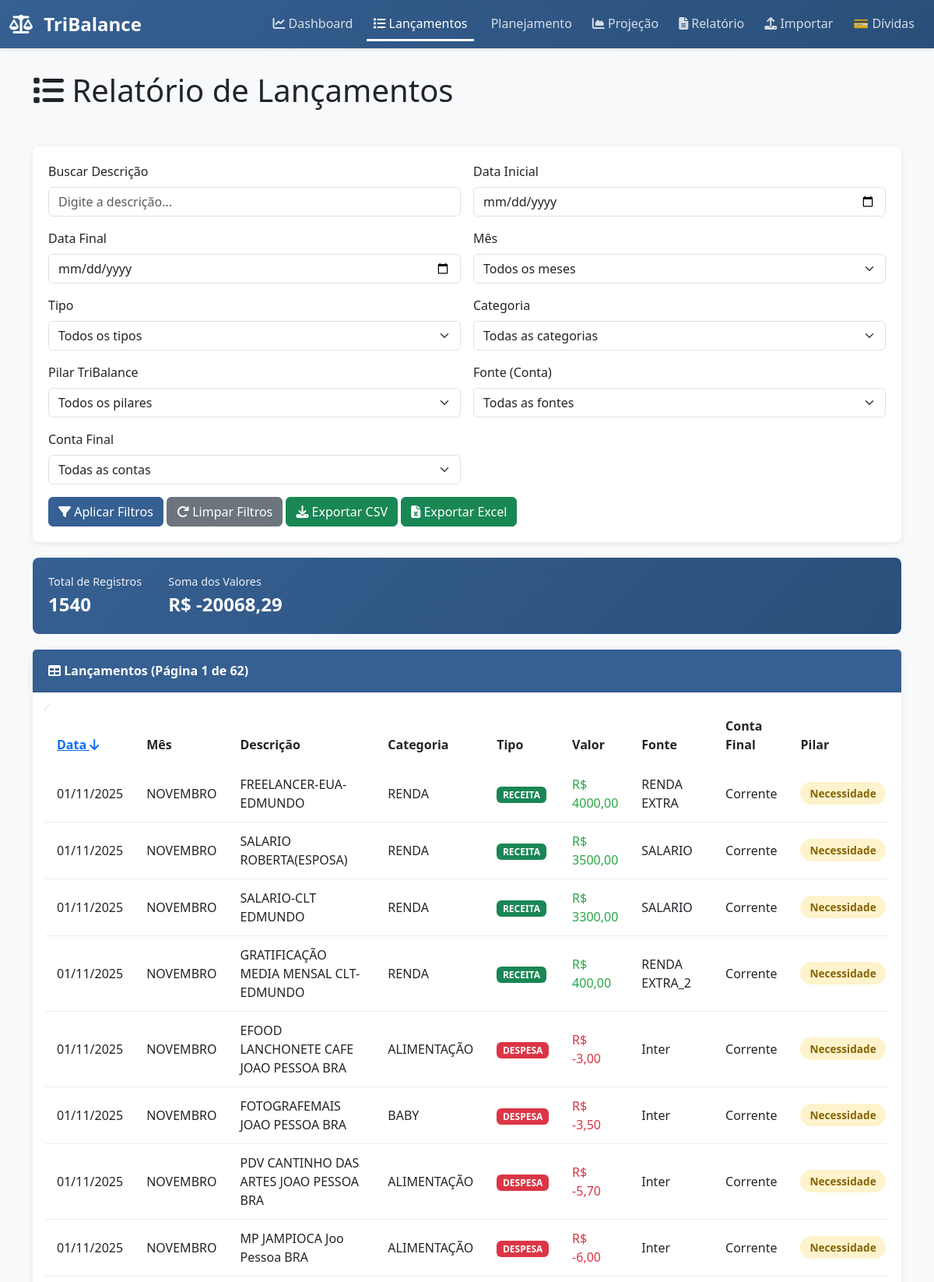
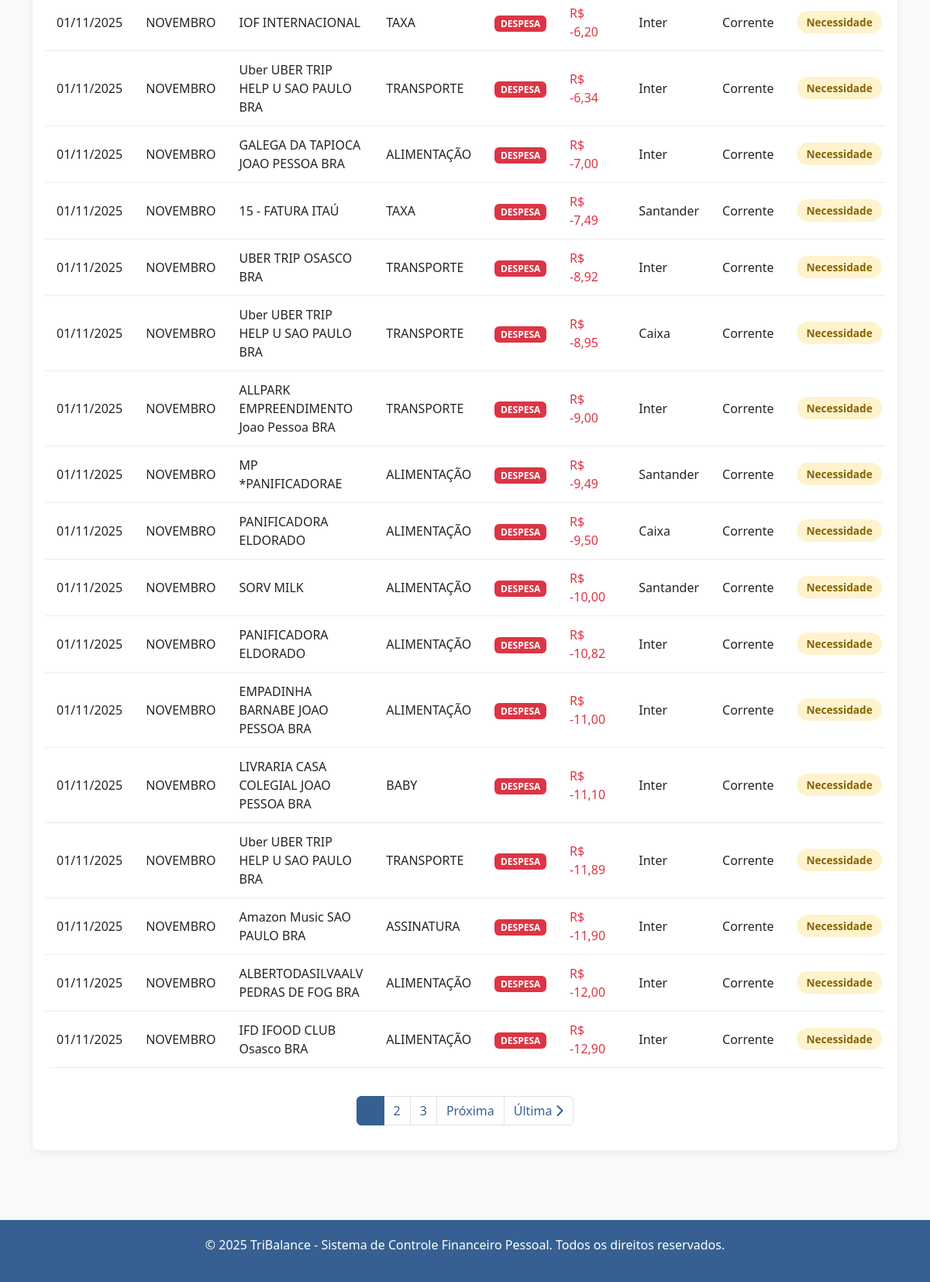
The app's page /lancamentos/ with its own data (2 pictures, top to bottom).
### financeiro/models.py (models this page shows, shortened)
class Lancamento(models.Model):
    TIPO_CHOICES = [ # <-- REVERTIDO para o original
        ('RECEITA', 'Receita'),
        ('DESPESA', 'Despesa'),
        ('CRÉDITO', 'Crédito'),
        ('DÉBITO', 'Débito'),
    ]
    PILAR_CHOICES = [
        ('NECESSIDADE', 'Necessidade'),
        ('CONFORTO & EXPERIÊNCIA', 'Conforto & Experiência'),
        ('CRESCIMENTO & LIBERDADE', 'Crescimento & Liberdade'),
    ]
    MES_CHOICES = [
        ('JANEIRO', 'Janeiro'),
        ('FEVEREIRO', 'Fevereiro'),
        ('MARÇO', 'Março'),
        ('ABRIL', 'Abril'),
        ('MAIO', 'Maio'),
        ('JUNHO', 'Junho'),
        ('JULHO', 'Julho'),
        ('AGOSTO', 'Agosto'),
        ('SETEMBRO', 'Setembro'),
        ('OUTUBRO', 'Outubro'),
        ('NOVEMBRO', 'Novembro'),
        ('DEZEMBRO', 'Dezembro'),
    ]
    id = models.AutoField(primary_key=True)
    data = models.DateField(help_text="Data do lançamento (YYYY-MM-DD)")
    mes = models.CharField(max_length=15, choices=MES_CHOICES, help_text="Mês de referência") # <-- GARANTA QUE ESTA LINHA ESTÁ CORRETA
    lancamento = models.CharField(max_length=255, help_text="Descrição da transação") # <-- GARANTA QUE ESTA LINHA ESTÁ CORRETA
    categoria = models.CharField(max_length=100, help_text="Categoria original")
    tipo = models.CharField(max_length=50, choices=TIPO_CHOICES, help_text="Tipo de transação")
    valor = models.DecimalField(
        max_digits=12,
        decimal_places=2,
        help_text="Valor monetário (positivo ou negativo)"
    )
    fonte = models.CharField(max_length=100, help_text="Conta de origem (ex: Santander, Nubank)")
    conta_final = models.CharField(max_length=50, help_text="Conta de destino (ex: Carteira, Poupança)")
    pilar_tribalance = models.CharField(
        max_length=50,
        choices=PILAR_CHOICES,
        help_text="Pilar em que o lançamento se enquadra"
    )
    criado_em = models.DateTimeField(auto_now_add=True)
    atualizado_em = models.DateTimeField(auto_now=True)
    class Meta:
        ordering = ['-data', '-criado_em']
        indexes = [
            models.Index(fields=['data']),
            models.Index(fields=['tipo']),
            models.Index(fields=['pilar_tribalance']),
            models.Index(fields=['categoria']),
            models.Index(fields=['fonte']),
        ]
        verbose_name = "Lançamento"
        verbose_name_plural = "Lançamentos"

### financeiro/views.py (the view)
# urls.py: path('lancamentos/', views.lista_lancamentos, name='lista_lancamentos'),
def lista_lancamentos(request):
    lancamentos = Lancamento.objects.all()
    filtros_aplicados = {}
    data_inicio = request.GET.get('data_inicio')
    data_fim = request.GET.get('data_fim')
    mes = request.GET.get('mes')
    if data_inicio:
        lancamentos = lancamentos.filter(data__gte=data_inicio)
        filtros_aplicados['data_inicio'] = data_inicio
    if data_fim:
        lancamentos = lancamentos.filter(data__lte=data_fim)
        filtros_aplicados['data_fim'] = data_fim
    if mes:
        lancamentos = lancamentos.filter(mes=mes)
        filtros_aplicados['mes'] = mes
    tipo = request.GET.get('tipo')
    if tipo:
        lancamentos = lancamentos.filter(tipo=tipo)
        filtros_aplicados['tipo'] = tipo
    categoria = request.GET.get('categoria')
    if categoria:
        lancamentos = lancamentos.filter(categoria=categoria)
        filtros_aplicados['categoria'] = categoria
    pilar = request.GET.get('pilar')
    if pilar:
        lancamentos = lancamentos.filter(pilar_tribalance=pilar)
        filtros_aplicados['pilar'] = pilar
    fonte = request.GET.get('fonte')
    if fonte:
        lancamentos = lancamentos.filter(fonte=fonte)
        filtros_aplicados['fonte'] = fonte
    conta_final = request.GET.get('conta_final')
    if conta_final:
        lancamentos = lancamentos.filter(conta_final=conta_final)
        filtros_aplicados['conta_final'] = conta_final
    busca = request.GET.get('busca')
    if busca:
        lancamentos = lancamentos.filter(lancamento__icontains=busca)
        filtros_aplicados['busca'] = busca
    ordem = request.GET.get('ordem', '-data')
    lancamentos = lancamentos.order_by(ordem)
    total_registros = lancamentos.count()
    soma_valores = lancamentos.aggregate(total=Sum('valor'))['total'] or Decimal('0.00')
    soma_valores_formatada = formatar_moeda_br(soma_valores)
    for lancamento in lancamentos:
        lancamento.valor_formatado = formatar_moeda_br(lancamento.valor)
    paginator = Paginator(lancamentos, 25)  # 25 registros por página
    page_number = request.GET.get('page', 1)
    page_obj = paginator.get_page(page_number)
    meses = Lancamento.MES_CHOICES
    tipos = Lancamento.TIPO_CHOICES
    pilares = Lancamento.PILAR_CHOICES
    categorias = Lancamento.objects.values_list('categoria', flat=True).order_by('categoria').distinct()
    fontes = Lancamento.objects.values_list('fonte', flat=True).order_by('fonte').distinct()
    contas_finais = Lancamento.objects.values_list('conta_final', flat=True).order_by('conta_final').distinct()
    if request.GET.get('export'):
        formato = request.GET.get('export')
        if formato == 'csv':
            return exportar_csv(lancamentos, 'lancamentos')
        elif formato == 'excel':
            return exportar_excel(lancamentos, 'lancamentos')
    context = {
        'page_obj': page_obj,
        'paginator': paginator,
        'total_registros': total_registros,
        'soma_valores': soma_valores_formatada, # CORREÇÃO: Passando a variável formatada
        'filtros_aplicados': filtros_aplicados,
        'meses': meses,
        'tipos': Lancamento.TIPO_CHOICES,
        'categorias': categorias,
        'pilares': Lancamento.PILAR_CHOICES,
        'fontes': fontes,
        'contas_finais': contas_finais,
        'ordem': ordem,
    }
    return render(request, 'financeiro/lista_lancamentos.html', context)

### financeiro/templates/financeiro/lista_lancamentos.html (shortened to what this page needs)
{% extends 'base.html' %}
{% block content %}
<div class="row mb-4">
    <div class="col-md-12">
        <h1 class="mb-4">
            <i class="fas fa-list"></i> Relatório de Lançamentos
        </h1>
    </div>
</div>
<div class="filter-section">
    <form method="get" class="row g-3">
        <div class="col-md-6">
            <label for="busca" class="form-label">Buscar Descrição</label>
            <input type="text" name="busca" id="busca" class="form-control"
                   placeholder="Digite a descrição..." value="{{ filtros_aplicados.busca }}">
        </div>
        <div class="col-md-6">
            <label for="data_inicio" class="form-label">Data Inicial</label>
            <input type="date" name="data_inicio" id="data_inicio" class="form-control"
                   value="{{ filtros_aplicados.data_inicio }}">
        </div>
        <div class="col-md-6">
            <label for="data_fim" class="form-label">Data Final</label>
            <input type="date" name="data_fim" id="data_fim" class="form-control"
                   value="{{ filtros_aplicados.data_fim }}">
        </div>
        <div class="col-md-6">
            <label for="mes" class="form-label">Mês</label>
            <select name="mes" id="mes" class="form-select">
                <option value="">Todos os meses</option>
            </select>
        </div>
        <div class="col-md-6">
            <label for="tipo" class="form-label">Tipo</label>
            <select name="tipo" id="tipo" class="form-select">
                <option value="">Todos os tipos</option>
            </select>
        </div>
        <div class="col-md-6">
            <label for="categoria" class="form-label">Categoria</label>
            <select name="categoria" id="categoria" class="form-select">
                <option value="">Todas as categorias</option>
            </select>
        </div>
        <div class="col-md-6">
            <label for="pilar" class="form-label">Pilar TriBalance</label>
            <select name="pilar" id="pilar" class="form-select">
                <option value="">Todos os pilares</option>
            </select>
        </div>
        <div class="col-md-6">
            <label for="fonte" class="form-label">Fonte (Conta)</label>
            <select name="fonte" id="fonte" class="form-select">
                <option value="">Todas as fontes</option>
            </select>
        </div>
        <div class="col-md-6">
            <label for="conta_final" class="form-label">Conta Final</label>
            <select name="conta_final" id="conta_final" class="form-select">
                <option value="">Todas as contas</option>
            </select>
        </div>
        <div class="col-12">
            <button type="submit" class="btn btn-primary">
                <i class="fas fa-filter"></i> Aplicar Filtros
            </button>
            <a href="{% url 'financeiro:lista_lancamentos' %}" class="btn btn-secondary">
                <i class="fas fa-redo"></i> Limpar Filtros
            </a>
            <button type="submit" name="export" value="csv" class="btn btn-success">
                <i class="fas fa-download"></i> Exportar CSV
            </button>
            <button type="submit" name="export" value="excel" class="btn btn-success">
                <i class="fas fa-file-excel"></i> Exportar Excel
            </button>
        </div>
    </form>
</div>
<div class="summary-box">
    <div class="summary-item">
        <div class="summary-label">Total de Registros</div>
        <div class="summary-value">{{ total_registros }}</div>
    </div>
    <div class="summary-item">
        <div class="summary-label">Soma dos Valores</div>
        <div class="summary-value">{{ soma_valores }}</div>
    </div>
</div>
<div class="card">
    <div class="card-header">
        <i class="fas fa-table"></i> Lançamentos (Página {{ page_obj.number }} de {{ paginator.num_pages }})
    </div>
    <div class="card-body">
        {% if page_obj %}
        <div class="table-responsive">
            <table class="table table-hover">
                <thead>
                    <tr>
                        <th>
                            <a href="?{% if ordem == 'data' %}-{% endif %}ordem=data{% for key, value in filtros_aplicados.items %}&{{ key }}={{ value }}{% endfor %}">
                                Data {% if ordem == 'data' %}<i class="fas fa-arrow-up"></i>{% elif ordem == '-data' %}<i class="fas fa-arrow-down"></i>{% endif %}
                            </a>
                        </th>
                        <th>Mês</th>
                        <th>Descrição</th>
                        <th>Categoria</th>
                        <th>Tipo</th>
                        <th>Valor</th>
                        <th>Fonte</th>
                        <th>Conta Final</th>
                        <th>Pilar</th>
                    </tr>
                </thead>
                <tbody>
                    {% for lancamento in page_obj %}
                    <tr>
                        <td>{{ lancamento.data|date:"d/m/Y" }}</td>
                        <td>{{ lancamento.mes }}</td>
                        <td>{{ lancamento.lancamento }}</td>
                        <td>{{ lancamento.categoria }}</td>
                        <td>
                            {% if lancamento.tipo == 'RECEITA' or lancamento.tipo == 'CRÉDITO' %}
                                <span class="badge bg-success">{{ lancamento.tipo }}</span>
                            {% else %}
                                <span class="badge bg-danger">{{ lancamento.tipo }}</span>
                            {% endif %}
                        </td>
                        <td class="{% if lancamento.valor > 0 %}text-success{% else %}text-danger{% endif %}">
                            {{ lancamento.valor_formatado }}
                        </td>
                        <td>{{ lancamento.fonte }}</td>
                        <td>{{ lancamento.conta_final }}</td>
                        <td>
                            {% if lancamento.pilar_tribalance == 'NECESSIDADE' %}
                                <span class="badge badge-pilar badge-necessidade">Necessidade</span>
                            {% elif lancamento.pilar_tribalance == 'CONFORTO & EXPERIÊNCIA' %}
                                <span class="badge badge-pilar badge-conforto">Conforto</span>
                            {% else %}
                                <span class="badge badge-pilar badge-crescimento">Crescimento</span>
                            {% endif %}
                        </td>
                    </tr>
                    {% empty %}
                    <tr>
                        <td colspan="9" class="text-center text-muted py-4">
                            <i class="fas fa-inbox"></i> Nenhum lançamento encontrado
                        </td>
                    </tr>
                    {% endfor %}
                </tbody>
            </table>
        </div>
	        {% if page_obj.paginator.num_pages > 1 %}
        <nav aria-label="Paginação">
            <ul class="pagination justify-content-center">
                {% for num in paginator.page_range %}
                    {% if page_obj.number == num %}
                    <li class="page-item active">
                        <span class="page-link">{{ num }}</span>
                    </li>
                    {% elif num > page_obj.number|add:'-3' and num < page_obj.number|add:'3' %}
                    <li class="page-item">
                        <a class="page-link" href="?page={{ num }}{% for key, value in filtros_aplicados.items %}&{{ key }}={{ value }}{% endfor %}">{{ num }}</a>
                    </li>
                    {% endif %}
                {% endfor %}
                {% if page_obj.has_next %}
                <li class="page-item">
                    <a class="page-link" href="?page={{ page_obj.next_page_number }}{% for key, value in filtros_aplicados.items %}&{{ key }}={{ value }}{% endfor %}">
                        Próxima
                    </a>
                </li>
                <li class="page-item">
                    <a class="page-link" href="?page={{ paginator.num_pages }}{% for key, value in filtros_aplicados.items %}&{{ key }}={{ value }}{% endfor %}">
                        Última <i class="fas fa-chevron-right"></i>
                    </a>
                </li>
                {% endif %}
            </ul>
        </nav>
        {% endif %}
        {% else %}
        <div class="alert alert-info">
            <i class="fas fa-info-circle"></i> Nenhum lançamento registrado.
            <a href="{% url 'financeiro:importacao' %}">Importe um extrato para começar.</a>
        </div>
        {% endif %}
    </div>
</div>
{% endblock %}

### records on screen
Lancamento: data "01/11/2025", mes "NOVEMBRO", lancamento "FREELANCER-EUA-EDMUNDO", categoria "RENDA", tipo "RECEITA", valor_formatado "R$ 4000,00", fonte "RENDA EXTRA", conta_final "Corrente", pilar_tribalance "Necessidade"
Lancamento: data "01/11/2025", mes "NOVEMBRO", lancamento "SALARIO ROBERTA(ESPOSA)", categoria "RENDA", tipo "RECEITA", valor_formatado "R$ 3500,00", fonte "SALARIO", conta_final "Corrente", pilar_tribalance "Necessidade"
Lancamento: data "01/11/2025", mes "NOVEMBRO", lancamento "SALARIO-CLT EDMUNDO", categoria "RENDA", tipo "RECEITA", valor_formatado "R$ 3300,00", fonte "SALARIO", conta_final "Corrente", pilar_tribalance "Necessidade"
Lancamento: data "01/11/2025", mes "NOVEMBRO", lancamento "GRATIFICAÇÃO MEDIA MENSAL CLT-EDMUNDO", categoria "RENDA", tipo "RECEITA", valor_formatado "R$ 400,00", fonte "RENDA EXTRA_2", conta_final "Corrente", pilar_tribalance "Necessidade"
Lancamento: data "01/11/2025", mes "NOVEMBRO", lancamento "EFOOD LANCHONETE CAFE JOAO PESSOA BRA", categoria "ALIMENTAÇÃO", tipo "DESPESA", valor_formatado "R$ -3,00", fonte "Inter", conta_final "Corrente", pilar_tribalance "Necessidade"
Lancamento: data "01/11/2025", mes "NOVEMBRO", lancamento "FOTOGRAFEMAIS JOAO PESSOA BRA", categoria "BABY", tipo "DESPESA", valor_formatado "R$ -3,50", fonte "Inter", conta_final "Corrente", pilar_tribalance "Necessidade"
Lancamento: data "01/11/2025", mes "NOVEMBRO", lancamento "PDV CANTINHO DAS ARTES JOAO PESSOA BRA", categoria "ALIMENTAÇÃO", tipo "DESPESA", valor_formatado "R$ -5,70", fonte "Inter", conta_final "Corrente", pilar_tribalance "Necessidade"
Lancamento: data "01/11/2025", mes "NOVEMBRO", lancamento "MP JAMPIOCA Joo Pessoa BRA", categoria "ALIMENTAÇÃO", tipo "DESPESA", valor_formatado "R$ -6,00", fonte "Inter", conta_final "Corrente", pilar_tribalance "Necessidade"
Lancamento: data "01/11/2025", mes "NOVEMBRO", lancamento "IOF INTERNACIONAL", categoria "TAXA", tipo "DESPESA", valor_formatado "R$ -6,20", fonte "Inter", conta_final "Corrente", pilar_tribalance "Necessidade"
Lancamento: data "01/11/2025", mes "NOVEMBRO", lancamento "Uber UBER TRIP HELP U SAO PAULO BRA", categoria "TRANSPORTE", tipo "DESPESA", valor_formatado "R$ -6,34", fonte "Inter", conta_final "Corrente", pilar_tribalance "Necessidade"
Lancamento: data "01/11/2025", mes "NOVEMBRO", lancamento "GALEGA DA TAPIOCA JOAO PESSOA BRA", categoria "ALIMENTAÇÃO", tipo "DESPESA", valor_formatado "R$ -7,00", fonte "Inter", conta_final "Corrente", pilar_tribalance "Necessidade"
Lancamento: data "01/11/2025", mes "NOVEMBRO", lancamento "15 - FATURA ITAÚ", categoria "TAXA", tipo "DESPESA", valor_formatado "R$ -7,49", fonte "Santander", conta_final "Corrente", pilar_tribalance "Necessidade"
Lancamento: data "01/11/2025", mes "NOVEMBRO", lancamento "UBER TRIP OSASCO BRA", categoria "TRANSPORTE", tipo "DESPESA", valor_formatado "R$ -8,92", fonte "Inter", conta_final "Corrente", pilar_tribalance "Necessidade"
Lancamento: data "01/11/2025", mes "NOVEMBRO", lancamento "Uber UBER TRIP HELP U SAO PAULO BRA", categoria "TRANSPORTE", tipo "DESPESA", valor_formatado "R$ -8,95", fonte "Caixa", conta_final "Corrente", pilar_tribalance "Necessidade"
Lancamento: data "01/11/2025", mes "NOVEMBRO", lancamento "ALLPARK EMPREENDIMENTO Joao Pessoa BRA", categoria "TRANSPORTE", tipo "DESPESA", valor_formatado "R$ -9,00", fonte "Inter", conta_final "Corrente", pilar_tribalance "Necessidade"
Lancamento: data "01/11/2025", mes "NOVEMBRO", lancamento "MP *PANIFICADORAE", categoria "ALIMENTAÇÃO", tipo "DESPESA", valor_formatado "R$ -9,49", fonte "Santander", conta_final "Corrente", pilar_tribalance "Necessidade"
Lancamento: data "01/11/2025", mes "NOVEMBRO", lancamento "PANIFICADORA ELDORADO", categoria "ALIMENTAÇÃO", tipo "DESPESA", valor_formatado "R$ -9,50", fonte "Caixa", conta_final "Corrente", pilar_tribalance "Necessidade"
Lancamento: data "01/11/2025", mes "NOVEMBRO", lancamento "SORV MILK", categoria "ALIMENTAÇÃO", tipo "DESPESA", valor_formatado "R$ -10,00", fonte "Santander", conta_final "Corrente", pilar_tribalance "Necessidade"
Lancamento: data "01/11/2025", mes "NOVEMBRO", lancamento "PANIFICADORA ELDORADO", categoria "ALIMENTAÇÃO", tipo "DESPESA", valor_formatado "R$ -10,82", fonte "Inter", conta_final "Corrente", pilar_tribalance "Necessidade"
Lancamento: data "01/11/2025", mes "NOVEMBRO", lancamento "EMPADINHA BARNABE JOAO PESSOA BRA", categoria "ALIMENTAÇÃO", tipo "DESPESA", valor_formatado "R$ -11,00", fonte "Inter", conta_final "Corrente", pilar_tribalance "Necessidade"
Lancamento: data "01/11/2025", mes "NOVEMBRO", lancamento "LIVRARIA CASA COLEGIAL JOAO PESSOA BRA", categoria "BABY", tipo "DESPESA", valor_formatado "R$ -11,10", fonte "Inter", conta_final "Corrente", pilar_tribalance "Necessidade"
Lancamento: data "01/11/2025", mes "NOVEMBRO", lancamento "Uber UBER TRIP HELP U SAO PAULO BRA", categoria "TRANSPORTE", tipo "DESPESA", valor_formatado "R$ -11,89", fonte "Inter", conta_final "Corrente", pilar_tribalance "Necessidade"
Lancamento: data "01/11/2025", mes "NOVEMBRO", lancamento "Amazon Music SAO PAULO BRA", categoria "ASSINATURA", tipo "DESPESA", valor_formatado "R$ -11,90", fonte "Inter", conta_final "Corrente", pilar_tribalance "Necessidade"
Lancamento: data "01/11/2025", mes "NOVEMBRO", lancamento "ALBERTODASILVAALV PEDRAS DE FOG BRA", categoria "ALIMENTAÇÃO", tipo "DESPESA", valor_formatado "R$ -12,00", fonte "Inter", conta_final "Corrente", pilar_tribalance "Necessidade"
Lancamento: data "01/11/2025", mes "NOVEMBRO", lancamento "IFD IFOOD CLUB Osasco BRA", categoria "ALIMENTAÇÃO", tipo "DESPESA", valor_formatado "R$ -12,90", fonte "Inter", conta_final "Corrente", pilar_tribalance "Necessidade"

### other values on screen
{{ total_registros }} "1540"
{{ soma_valores }} "R$ -20068,29"
{{ page_obj.number }} "1"
{{ paginator.num_pages }} "62"
{{ num }} "2" "3"
